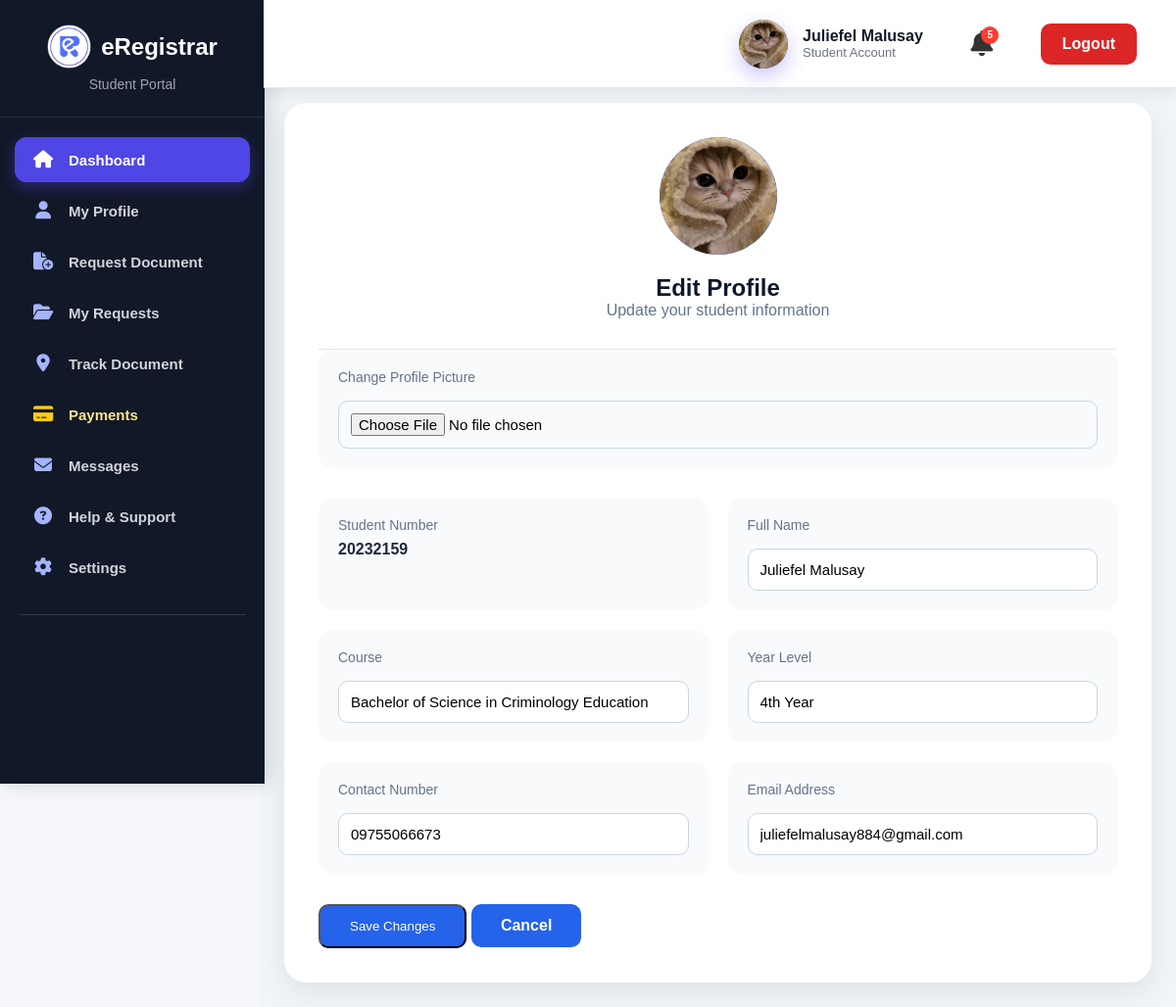
Screenshot of /student/edit_profile.php (signed in) with the database file from the repository.
### tables this page shows
CREATE TABLE `users` (
  `user_id` int(11) NOT NULL,
  `student_no` varchar(50) DEFAULT NULL,
  `fullname` varchar(100) NOT NULL,
  `course` varchar(100) DEFAULT NULL,
  `year_level` varchar(50) DEFAULT NULL,
  `contact_no` varchar(20) DEFAULT NULL,
  `email` varchar(100) NOT NULL,
  `password` varchar(255) NOT NULL,
  `role` varchar(20) DEFAULT 'Student',
  `created_at` timestamp NOT NULL DEFAULT current_timestamp(),
  `profile_image` varchar(255) DEFAULT NULL
);

### student/edit_profile.php (the view, shortened to what this page needs)
<?php
require_once __DIR__ . "/../includes/db.php";
$user_id = $_SESSION['user_id'];
$result = mysqli_query($conn,
"
SELECT *
FROM users
WHERE user_id='$user_id'
"
);
$user = mysqli_fetch_assoc($result);
?>
<!DOCTYPE html>
<html lang="en">
<head>
<link rel="stylesheet" href="../assets/css/student.css">
</head>
<body>
<?php include("sidebar.php"); ?>
<?php include("header.php"); ?>
<div class="student-main">
<div class="profile-card">
<div class="profile-header">
<div class="profile-avatar">
<?php if(!empty($user['profile_image'])){ ?>
<img
src="uploads/<?php echo htmlspecialchars($user['profile_image']); ?>"
alt="Profile">
<?php }else{ ?>
<?php echo strtoupper(substr($user['fullname'],0,1)); ?>
<?php } ?>
</div>
<h2>
Edit Profile
</h2>
<p>
Update your student information
</p>
</div>
<form
method="POST"
enctype="multipart/form-data">
<div class="profile-item">
<label>
Change Profile Picture
</label>
<input
type="file"
name="profile_image"
accept="image/*">
</div>
<div class="profile-details">
<div class="profile-item">
<label>
Student Number
</label>
<p>
<?php echo htmlspecialchars($user['student_no']); ?>
</p>
</div>
<div class="profile-item">
<label>
Full Name
</label>
<input
type="text"
name="fullname"
value="<?php echo htmlspecialchars($user['fullname']); ?>"
required>
</div>
<div class="profile-item">
<label>
Course
</label>
<input
type="text"
name="course"
value="<?php echo htmlspecialchars($user['course']); ?>"
required>
</div>
<div class="profile-item">
<label>
Year Level
</label>
<input
type="text"
name="year_level"
value="<?php echo htmlspecialchars($user['year_level']); ?>"
required>
</div>
<div class="profile-item">
<label>
Contact Number
</label>
<input
type="text"
name="contact_no"
value="<?php echo htmlspecialchars($user['contact_no']); ?>"
required>
</div>
<div class="profile-item">
<label>
Email Address
</label>
<input
type="email"
name="email"
value="<?php echo htmlspecialchars($user['email']); ?>"
required>
</div>
</div>
<button
type="submit"
name="update"
class="profile-btn">
Save Changes
</button>
<a href="profile.php" class="profile-btn">
Cancel
</a>
</form>
</div>
</div>
</body>
</html>

### assets/css/student.css (style rules this page uses)
* { box-sizing:border-box; }
body { margin:0; font-family:"Segoe UI",Arial,sans-serif; background:#f8fafc; }
.student-main { margin-left:260px; padding:35px; }
.student-main, .student-content { margin-left:265px; margin-top:80px; padding:25px; min-height:100vh; background:#f1f5f9; }
.profile-card { background:white; max-width:900px; margin:auto; padding:35px; border-radius:22px; box-shadow: 0 10px 30px rgba(0,0,0,.08); }
.profile-header { text-align:center; padding-bottom:30px; border-bottom:1px solid #e2e8f0; }
.profile-avatar { width:90px; height:90px; margin:auto; background:#2563eb; color:white; border-radius:50%; display:flex; justify-content:center; align-items:center; font-size:40px; font-weight:bold; }
.profile-header h2 { margin-top:20px; color:#0f172a; }
.profile-header p { color:#64748b; }
.profile-details { display:grid; grid-template-columns:repeat(2,1fr); gap:20px; margin-top:30px; }
.profile-item { background:#f8fafc; padding:20px; border-radius:15px; }
.profile-item label { color:#64748b; font-size:14px; display:block; margin-bottom:8px; }
.profile-item p { margin:0; font-weight:600; color:#1e293b; }
.profile-btn { display:inline-block; margin-top:30px; padding:13px 30px; background:#2563eb; color:white; text-decoration:none; border-radius:10px; }
.profile-item input { width:100%; padding:12px; border:1px solid #cbd5e1; border-radius:10px; font-size:15px; margin-top:8px; }
.profile-avatar { width:120px !important; height:120px !important; border-radius:50% !important; overflow:hidden !important; display:flex !important; justify-content:center; align-items:center; margin:0 auto 20px; background:#2563eb; }
a { text-decoration: none; color:#184899; font-weight:600; }
* { margin:0; padding:0; box-sizing:border-box; font-family:Arial, sans-serif; }
body { background:#f5f7fb; }

### student/edit_profile.php (style rules this page uses)
.profile-avatar img { width:100%; height:100%; object-fit:cover; border-radius:50%; }
.profile-avatar { overflow:hidden; }

### rows the page displays
users: profile_image (picture), student_no "20232159", fullname "Juliefel Malusay", course "Bachelor of Science in Criminology Education", year_level "4th Year", contact_no "09755066673", email "juliefelmalusay884@gmail.com"

### other values shown
$_SESSION['fullname'] "Juliefel Malusay"
$notification_count "5"
